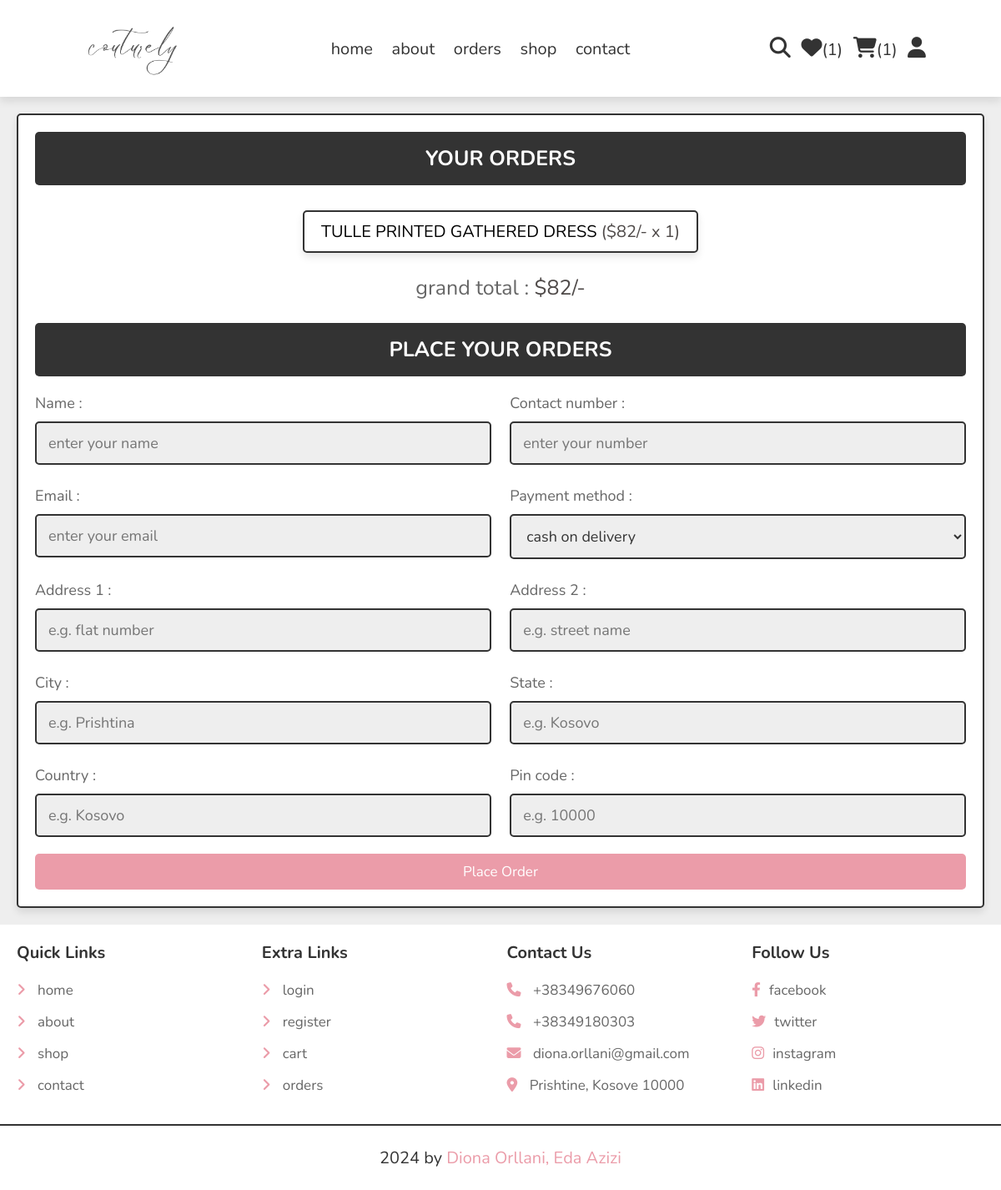
The page /checkout.php (signed in) on the database its author committed.
### tables this page shows
CREATE TABLE `cart` (
  `id` int(100) NOT NULL,
  `user_id` int(100) NOT NULL,
  `pid` int(100) NOT NULL,
  `name` varchar(100) NOT NULL,
  `price` int(10) NOT NULL,
  `quantity` int(10) NOT NULL,
  `image` varchar(100) NOT NULL
);

### checkout.php (the view, shortened to what this page needs)
<?php
include 'components/orderCRUD.php';
if(isset($_SESSION['user_id'])){
   $user_id = $_SESSION['user_id'];
}else{
   $user_id = '';
   header('location:user_login.php');
};
?>
<!DOCTYPE html>
<html lang="en">
<head>
   <link rel="stylesheet" href="https://cdnjs.cloudflare.com/ajax/libs/font-awesome/6.1.1/css/all.min.css">
   <link rel="stylesheet" href="css/style.css">
</head>
<body>
<?php include 'components/user_header.php'; ?>
<section class="checkout-orders">
   <form action="" method="POST">
   <h3>your orders</h3>
      <div class="display-orders">
      <?php
         $grand_total = 0;
         $select_cart = $conn->prepare("SELECT * FROM `cart` WHERE user_id = ?");
         $select_cart->execute([$user_id]);
         if($select_cart->rowCount() > 0){
            while($fetch_cart = $select_cart->fetch(PDO::FETCH_ASSOC)){
               $grand_total += ($fetch_cart['price'] * $fetch_cart['quantity']);
      ?>
         <p> <?= $fetch_cart['name']; ?> <span>(<?= '$'.$fetch_cart['price'].'/- x '. $fetch_cart['quantity']; ?>)</span> </p>
      <?php
            }
         }else{
            echo '<p class="empty">your cart is empty!</p>';
         }
      ?>
         <div class="grand-total">grand total : <span>$<?= $grand_total; ?>/-</span></div>
      </div>
      <h3>place your orders</h3>
      <div class="flex">
         <div class="inputBox">
            <span>Name :</span>
            <input type="text" name="name" placeholder="enter your name" class="box" maxlength="20" required>
         </div>
         <div class="inputBox">
            <span>Contact number :</span>
            <input type="number" name="number" placeholder="enter your number" class="box" min="0" max="9999999999" onkeypress="if(this.value.length == 10) return false;" required>
         </div>
         <div class="inputBox">
            <span>Email :</span>
            <input type="email" name="email" placeholder="enter your email" class="box" maxlength="50">
         </div>
         <div class="inputBox">
            <span>Payment method :</span>
            <select name="method" class="box" required>
               <option value="cash on delivery">cash on delivery</option>
            </select>
         </div>
         <div class="inputBox">
            <span>Address 1 :</span>
            <input type="text" name="flat" placeholder="e.g. flat number" class="box" maxlength="50">
         </div>
         <div class="inputBox">
            <span>Address 2 :</span>
            <input type="text" name="street" placeholder="e.g. street name" class="box" maxlength="50" required>
         </div>
         <div class="inputBox">
            <span>City :</span>
            <input type="text" name="city" placeholder="e.g. Prishtina" class="box" maxlength="50" required>
         </div>
         <div class="inputBox">
            <span>State :</span>
            <input type="text" name="state" placeholder="e.g. Kosovo" class="box" maxlength="50" required>
         </div>
         <div class="inputBox">
            <span>Country :</span>
            <input type="text" name="country" placeholder="e.g. Kosovo" class="box" maxlength="50" required>
         </div>
         <div class="inputBox">
            <span>Pin code :</span>
            <input type="number" min="0" name="pin_code" placeholder="e.g. 10000" min="0" max="999999" onkeypress="if(this.value.length == 6) return false;" class="box" required>
         </div>
      </div>
      <input type="submit" name="order" class="btn <?= ($grand_total > 1)?'':'disabled'; ?>" value="place order">
   </form>
</section>
<?php include 'components/footer.php'; ?>
</body>
</html>

### css/style.css (style rules this page uses)
:root { --main-color:rgb(235, 156, 169); --orange:rgb(126, 80, 88); --red:#4e4948; --black:#333; --white:#fff; --light-color:#666; --light-bg:#eee; --border:.2rem solid var(--black); --box-shadow:0 .5rem 1rem rgba(0,0,0,.1); }
* { font-family: 'Nunito', sans-serif; margin:0; padding:0; box-sizing: border-box; outline: none; border:none; text-decoration: none; }
html { font-size: 62.5%; overflow-x: hidden; }
body { background-color: var(--light-bg); }
section { padding:2rem; max-width: 1200px; margin:0 auto; }
.btn, .delete-btn, .option-btn { display: block; width: 100%; margin-top: 1rem; border-radius: .5rem; padding:1rem 3rem; font-size: 1.7rem; text-transform: capitalize; color:var(--white); cursor: pointer; text-align: center; }
.btn { background-color: var(--main-color); }
.display-orders { text-align: center; padding-bottom: 0; }
.display-orders p { display: inline-block; padding:1rem 2rem; margin:1rem .5rem; font-size: 2rem; text-align: center; border:var(--border); background-color: var(--white); box-shadow: var(--box-shadow); border-radius: .5rem; }
.display-orders p span { color:var(--red); }
.display-orders .grand-total { margin-top: 1.5rem; margin-bottom: 2.5rem; font-size: 2.5rem; color:var(--light-color); }
.display-orders .grand-total span { color:var(--red); }
.checkout-orders form { padding:2rem; border:var(--border); background-color: var(--white); box-shadow: var(--box-shadow); border-radius: .5rem; }
.checkout-orders form h3 { border-radius: .5rem; background-color: var(--black); color:var(--white); padding:1.5rem 1rem; text-align: center; text-transform: uppercase; margin-bottom: 2rem; font-size: 2.5rem; }
.checkout-orders form .flex { display: flex; flex-wrap: wrap; gap:1.5rem; justify-content: space-between; }
.checkout-orders form .flex .inputBox { width: 49%; }
.checkout-orders form .flex .inputBox .box { width: 100%; border:var(--border); border-radius: .5rem; font-size: 1.8rem; color:var(--black); padding:1.2rem 1.4rem; margin:1rem 0; background-color: var(--light-bg); }
.checkout-orders form .flex .inputBox span { font-size: 1.8rem; color:var(--light-color); }

### rows shown on the page
cart: name "TULLE PRINTED GATHERED DRESS", price "82", quantity "1"

### other values the page prints
$total_wishlist_counts "1"
$total_cart_counts "1"
$grand_total "82"
